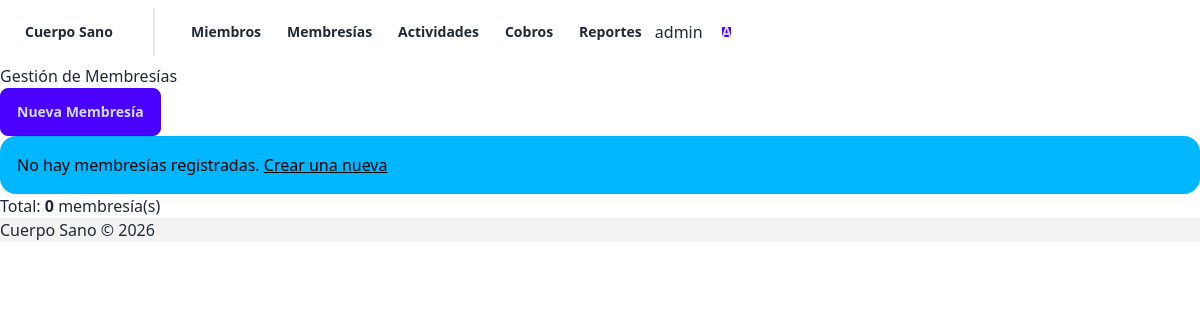
/membresias/ (signed in), run on an earlier commit of the app's database.
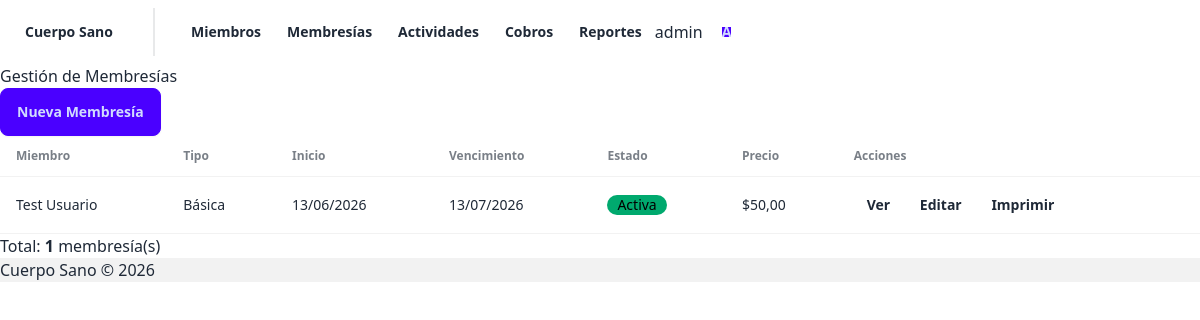
And on a later commit of the database.
### membresias/models.py (models this page shows, shortened)
class Membresia(models.Model):
    ESTADO_CHOICES = [
        ('ACTIVA', 'Activa'),
        ('VENCIDA', 'Vencida'),
        ('CANCELADA', 'Cancelada')
    ]
    miembro = models.ForeignKey(Miembro, on_delete=models.CASCADE, related_name='membresias')
    tipo = models.ForeignKey(TipoMembresia, on_delete=models.PROTECT)
    fecha_inicio = models.DateField()
    fecha_fin = models.DateField()
    estado = models.CharField(max_length=20, choices=ESTADO_CHOICES, default='ACTIVA')
    class Meta:
        verbose_name_plural = 'Membresías'

class TipoMembresia(models.Model):
    nombre = models.CharField(max_length=100)
    descripcion = models.TextField(blank=True)
    precio = models.DecimalField(
        max_digits=10,
        decimal_places=2,
        validators=[MinValueValidator(Decimal('0.01'))]
    )
    duracion_dias = models.PositiveIntegerField()
    class Meta:
        verbose_name_plural = 'Tipos de membresía'

### miembros/models.py (models this page shows, shortened)
class Miembro(models.Model):
    TIPO_CHOICES = [
        ('REGULAR', 'Regular'),
        ('ESTUDIANTE', 'Estudiante'),
        ('MAYOR', 'Persona Mayor'),
    ]
    nombre = models.CharField(max_length=100)
    apellido = models.CharField(max_length=100)
    dni = models.CharField(max_length=15, unique=True)
    email = models.EmailField(blank=True)
    telefono = models.CharField(max_length=20, blank=True)
    foto = CloudinaryField('foto', folder='miembros', blank=True, null=True)
    tipo_miembro = models.CharField(max_length=20, choices=TIPO_CHOICES, default='REGULAR')
    activo = models.BooleanField(default=True)
    fecha_alta = models.DateField(auto_now_add=True)
    def __str__(self):
        return f"{self.nombre} {self.apellido}"

### membresias/views.py (the view)
# urls.py: path('', views.lista_membresias, name='lista'),
@login_required
def lista_membresias(request):
    membresias = Membresia.objects.select_related('miembro', 'tipo').order_by('-fecha_inicio')
    context = {
        'membresias': membresias,
        'total': membresias.count(),
    }
    return render(request, 'membresias/lista.html', context)

### miembros/templatetags/custom_tags.py (called while the page is built)
@register.filter
def has_group(user, group_name):
    return user.groups.filter(name=group_name).exists()

### membresias/templates/membresias/lista.html (shortened to what this page needs)
{% extends "base.html" %}
{% block content %}
<div class="container mx-auto p-4">
    <div class="flex justify-between items-center mb-6">
        <h1 class="text-3xl font-bold">Gestión de Membresías</h1>
        <a href="{% url 'membresias:crear' %}" class="btn btn-primary">Nueva Membresía</a>
    </div>
    <div class="overflow-x-auto">
        {% if membresias %}
            <table class="table table-zebra w-full">
                <thead>
                    <tr>
                        <th>Miembro</th>
                        <th>Tipo</th>
                        <th>Inicio</th>
                        <th>Vencimiento</th>
                        <th>Estado</th>
                        <th>Precio</th>
                        <th>Acciones</th>
                    </tr>
                </thead>
                <tbody>
                    {% for membresia in membresias %}
                        <tr>
                            <td class="font-semibold">{{ membresia.miembro }}</td>
                            <td>{{ membresia.tipo.nombre }}</td>
                            <td>{{ membresia.fecha_inicio|date:"d/m/Y" }}</td>
                            <td>{{ membresia.fecha_fin|date:"d/m/Y" }}</td>
                            <td>
                                {% if membresia.estado == "ACTIVA" %}
                                    <span class="badge badge-success">Activa</span>
                                {% elif membresia.estado == "VENCIDA" %}
                                    <span class="badge badge-warning">Vencida</span>
                                {% else %}
                                    <span class="badge badge-error">Cancelada</span>
                                {% endif %}
                            </td>
                            <td>${{ membresia.tipo.precio }}</td>
                            <td class="space-x-2">
                                <a href="{% url 'membresias:detalle' membresia.pk %}" class="btn btn-sm btn-ghost">Ver</a>
                                {% if membresia.estado == "ACTIVA" %}
                                    <a href="{% url 'membresias:editar' membresia.pk %}" class="btn btn-sm btn-ghost">Editar</a>
                                {% endif %}
                                <a href="{% url 'membresias:print' membresia.pk %}" class="btn btn-sm btn-ghost">Imprimir</a>
                            </td>
                        </tr>
                    {% endfor %}
                </tbody>
            </table>
        {% else %}
            <div class="alert alert-info">
                <p>No hay membresías registradas. <a href="{% url 'membresias:crear' %}" class="link">Crear una nueva</a></p>
            </div>
        {% endif %}
    </div>
    <div class="mt-6 text-sm text-gray-600">
        Total: <strong>{{ total }}</strong> membresía(s)
    </div>
</div>
{% endblock %}

### templates/base.html (shortened to what this page needs)
{% load custom_tags %}<!DOCTYPE html>
<html lang="es">
<head>
    <link href="https://cdn.jsdelivr.net/npm/daisyui@4/dist/full.min.css" rel="stylesheet">
</head>
<body>
    <div class="min-h-screen flex flex-col">
        {% if user.is_authenticated %}
        <nav class="navbar bg-base-100 shadow-md">
            <div class="flex-1">
                <a href="/" class="btn btn-ghost text-xl">Cuerpo Sano</a>
                {% if user.groups.all|length > 0 %}
                    <span class="divider divider-horizontal mx-2"></span>
                    {% if user|has_group:"Admin" %}
                        <a href="{% url 'miembros:lista' %}" class="btn btn-ghost btn-sm">Miembros</a>
                        <a href="{% url 'membresias:lista_tipos' %}" class="btn btn-ghost btn-sm">Membresías</a>
                        <a href="{% url 'actividades:lista' %}" class="btn btn-ghost btn-sm">Actividades</a>
                        <a href="{% url 'cobros:lista' %}" class="btn btn-ghost btn-sm">Cobros</a>
                        <a href="{% url 'reportes:asistencias' %}" class="btn btn-ghost btn-sm">Reportes</a>
                    {% elif user|has_group:"Recepcion" %}
                        <a href="{% url 'asistencia:registro' %}" class="btn btn-ghost btn-sm">Asistencia</a>
                        <a href="{% url 'miembros:lista' %}" class="btn btn-ghost btn-sm">Miembros</a>
                        <a href="{% url 'cobros:lista' %}" class="btn btn-ghost btn-sm">Cobros</a>
                    {% elif user|has_group:"Entrenador" %}
                        <a href="{% url 'entrenadores:asistencia' %}" class="btn btn-ghost btn-sm">Mi Asistencia</a>
                        <a href="{% url 'actividades:lista' %}" class="btn btn-ghost btn-sm">Actividades</a>
                    {% endif %}
                {% endif %}
            </div>
            <div class="flex-none gap-2">
                <span class="text-sm">{{ user.get_full_name|default:user.username }}</span>
                <div class="dropdown dropdown-end">
                    <button class="btn btn-circle btn-ghost avatar placeholder">
                        <div class="bg-primary text-primary-content w-10 rounded-full flex items-center justify-center">
                            <span class="text-sm">{{ user.username|first|upper }}</span>
                        </div>
                    </button>
                </div>
            </div>
        </nav>
        {% endif %}
        <main class="flex-1 container mx-auto px-4 py-8">
            {% block content %}{% endblock %}
        </main>
        <footer class="bg-base-200 text-center py-4 text-sm">
            Cuerpo Sano &copy; 2026
        </footer>
    </div>
</body>
</html>

What changed in the data, as far as the page shows it:
added Membresia: miembro "Test Usuario", tipo.nombre "Básica", fecha_inicio "13/06/2026", fecha_fin "13/07/2026", estado "Activa", tipo.precio "50,00"
Also different on the page:
{{ total }}: "0" → "1"
text no longer shown: "No hay membresías registradas. Crear una nueva"
text now shown: "Miembro Tipo Inicio Vencimiento Estado Precio Acciones"
